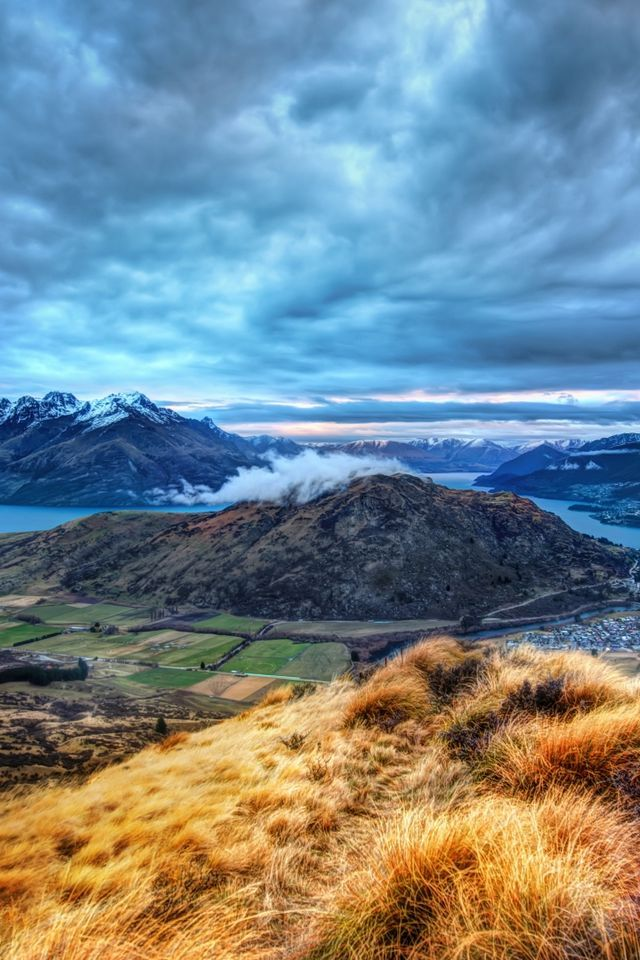
#> input picture basics/pillow/Image_67.jpeg, 640 x 960 px; its folder holds 6 pictures in this run
$ python __init__.py Image_66.jpeg
#> lines starting #> are read from the running program, lines starting #| are printed output that depends on the picture
#!/usr/bin/env python3
# -*- coding: utf-8 -*-
from __future__ import print_function
from PIL import Image, ImageFilter, ImageDraw, ImageFont
import random
import os, sys


# [36 lines left out: functions read_image_info, generate_capata, not called in this run]


# 随机字母:
def rndChar():
    return chr(random.randint(65, 90))


# 随机颜色1:
def rndColor():
    return (random.randint(64, 255), random.randint(64, 255), random.randint(64, 255))


# 随机颜色2:
def rndColor2():
    return (random.randint(32, 127), random.randint(32, 127), random.randint(32, 127))


# [31 lines left out: functions convert_file_to_jpeg, show_image, roll, not called in this run]


def rotate_image(im):
    # out = im.resize((128, 128))
    out = im.rotate(45)  # degrees counter-clockwise
    out.show()

if __name__ == '__main__':
    # [5 lines of commented-out code are left out]
    rotate_image(Image.open('Image_67.jpeg'))
#> in rotate_image, `out = im.rotate(45)`:
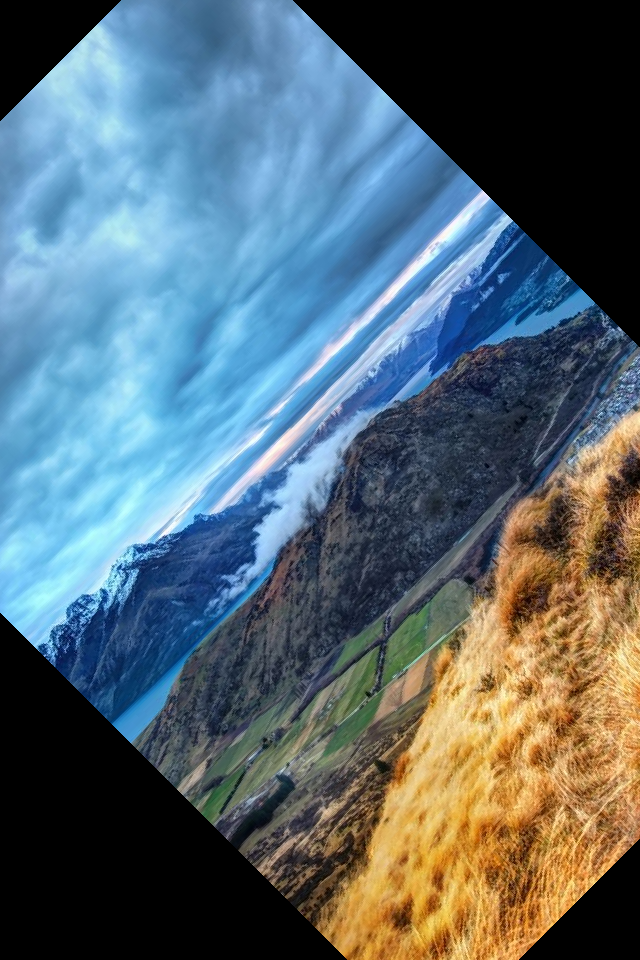
#> out: PIL image 640x960 RGB; mean R, G, B 86.9, 104.2, 113.2
